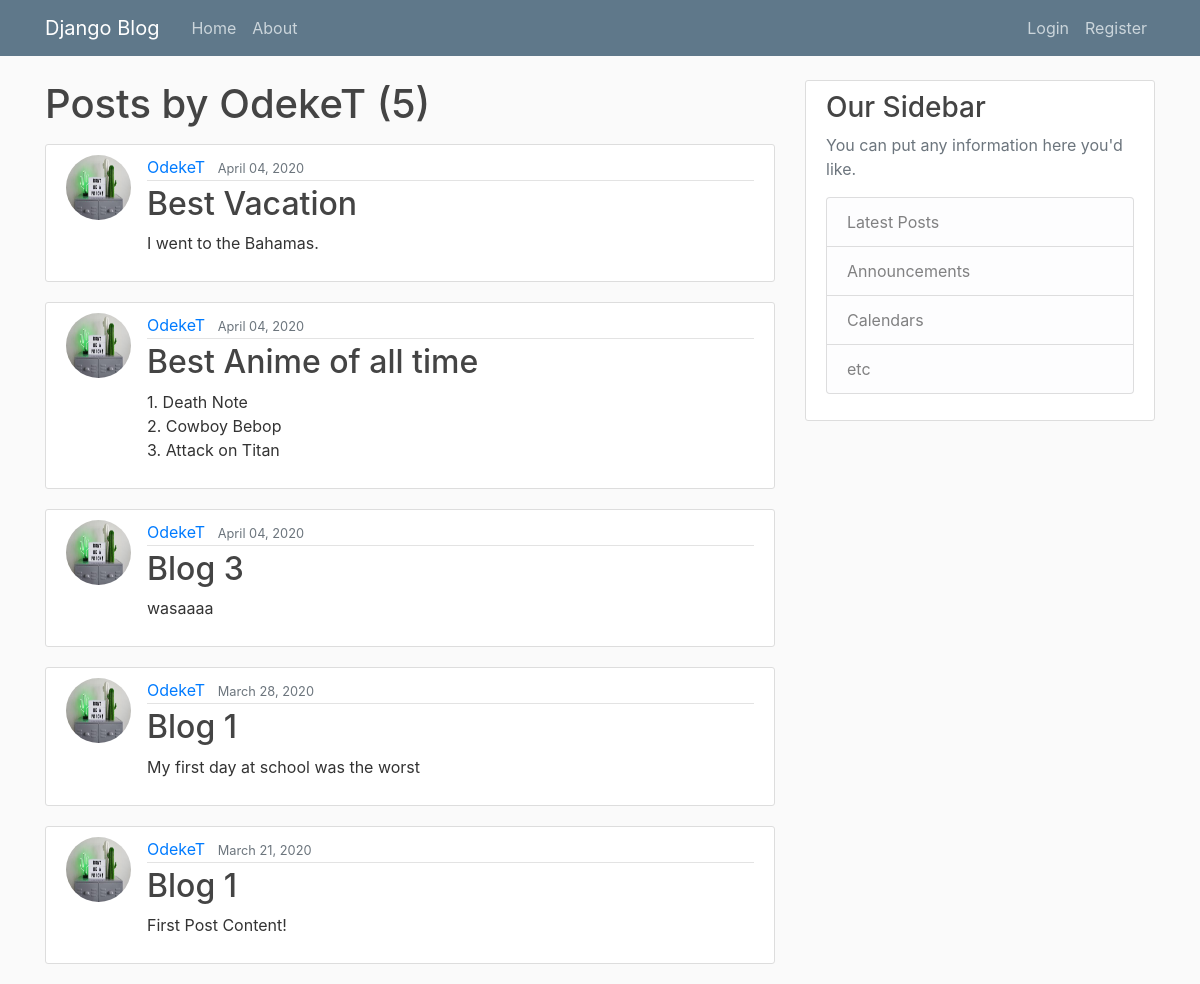
Page /user/OdekeT on the committed database.
### blog/models.py (models this page shows, shortened)
class Post(models.Model):
    title = models.CharField(max_length=100)
    content = models.TextField()
    date_posted = models.DateTimeField(default=timezone.now)
    author = models.ForeignKey(User, on_delete=models.CASCADE)

### users/models.py (models this page shows, shortened)
class Profile(models.Model):
    user = models.OneToOneField(User, on_delete=models.CASCADE) #cascade means if the user is deleted, then his profile is deleted but if we deleted the profile, we dont delete the user
    image = models.ImageField(default='default.jpg',upload_to='profile_pics')

### blog/views.py (the view)
# urls.py: path('user/<str:username>', UserPostListView.as_view(), name='user-posts'),
class UserPostListView(ListView):
    model = Post
    template_name = 'blog/user_posts.html' #changed the template that its looking for
    context_object_name = 'posts' #variable as post instead of object
    paginate_by = 5
    def get_queryset(self):
        user = get_object_or_404(User, username=self.kwargs.get('username'))
        return Post.objects.filter(author=user).order_by('-date_posted')

### blog/templates/blog/user_posts.html (shortened to what this page needs)
{% extends "blog/base.html" %}
{% block content %}
<h1 class="mb-3">Posts by {{ view.kwargs.username }} ({{ page_obj.paginator.count }})</h1>
{% for post in posts %}
<article class="media content-section">
    <img class="rounded-circle article-img" src="{{ post.author.profile.image.url }}">
  <div class="media-body">
    <div class="article-metadata">
      <a class="mr-2" href="{% url 'user-posts' post.author.username %}">{{ post.author }}</a>
      <small class="text-muted">{{ post.date_posted|date:"F d, Y" }}</small>
    </div>
    <h2><a class="article-title" href="{% url 'post-detail' post.id %}">{{ post.title }}</a></h2>
    <p class="article-content">{{ post.content }}</p>
  </div>
</article>
{% endfor %}
{% endblock content %}

### blog/static/blog/main.css (style rules this page uses)
body { background: #fafafa; color: #333333; margin-top: 5rem; }
h1, h2, h3, h4, h5, h6 { color: #444444; }
.content-section { background: #ffffff; padding: 10px 20px; border: 1px solid #dddddd; border-radius: 3px; margin-bottom: 20px; }
.article-title { color: #444444; }
.article-content { white-space: pre-line; }
.article-img { height: 65px; width: 65px; margin-right: 16px; }
.article-metadata { padding-bottom: 1px; margin-bottom: 4px; border-bottom: 1px solid #e3e3e3 }

### rows in the picture
Post: author.profile.image (picture), author "OdekeT", date_posted "April 04, 2020", title "Best Vacation", content "I went to the Bahamas."
Post: author.profile.image (picture), author "OdekeT", date_posted "April 04, 2020", title "Best Anime of all time", content "1. Death Note 2. Cowboy Bebop 3. Attack on Titan"
Post: author.profile.image (picture), author "OdekeT", date_posted "April 04, 2020", title "Blog 3", content "wasaaaa"
Post: author.profile.image (picture), author "OdekeT", date_posted "March 28, 2020", title "Blog 1", content "My first day at school was the worst"
Post: author.profile.image (picture), author "OdekeT", date_posted "March 21, 2020", title "Blog 1", content "First Post Content!"

### other values in the picture
{{ view.kwargs.username }} "OdekeT"
{{ page_obj.paginator.count }} "5"
